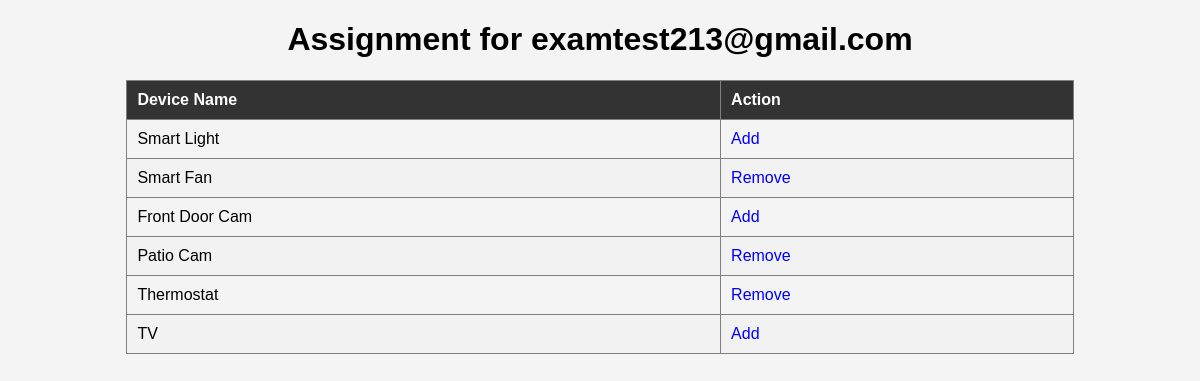
/assignment/1, run on the app's committed database.
### tables this page shows
CREATE TABLE users (
                        id INTEGER PRIMARY KEY AUTOINCREMENT,
                        username TEXT UNIQUE NOT NULL,
                        password TEXT NOT NULL,
                        devices TEXT NULL,
                        role TEXT NOT NULL DEFAULT 'GUEST'
                        );

CREATE TABLE devices (
                        id INTEGER PRIMARY KEY AUTOINCREMENT,
                        name TEXT NOT NULL,
                        description TEXT NOT NULL);

### app.py (the view)
@app.route('/assignment/<int:userid>',methods=['GET'])
def assignment(userid):
    user_name = database.get_user_name(userid)
    devices = database.get_devices_for_user(userid)
    print('------------------')
    return render_template('assignment.html', user_name=[user_name,userid], devices=devices[0],user_devices =  list(map(int,devices[1].split(','))) if len(devices[1]) != 0 else [])

### database.py (called while the page is built)
def get_connection():
    return sqlite3.connect('iot_devices.db')

def get_all_devices():
    conn = get_connection()
    cursor = conn.cursor()
    cursor.execute('SELECT * FROM devices')
    devices = cursor.fetchall()
    conn.close()
    return devices

def get_user_name(userid):
    conn = get_connection()
    cursor = conn.cursor()
    cursor.execute('SELECT username FROM users WHERE id = ?', (userid,))
    user_name = cursor.fetchone()[0]  # Assuming there's only one user with the given ID
    conn.close()
    return user_name

def get_devices_for_user(userid,user_name=''):
    conn = get_connection()
    cursor = conn.cursor()
    if user_name == '':
        cursor.execute('SELECT devices FROM users WHERE id = ?', (userid,))
    else:
        cursor.execute('SELECT devices FROM users WHERE username = ?', (user_name[1],))
    user_devices = cursor.fetchall()
    print(user_devices,'from db get_devices_for_user')
    if len(user_devices) != 0:
        print('user_devices = ',user_devices,user_devices[0])
        user_devices = user_devices[0][0]
    conn.close()
    return [get_all_devices(),user_devices]

### templates/assignment.html (shortened to what this page needs)
<!DOCTYPE html>
<html lang="en">
<head>
    <link rel="stylesheet" type="text/css" href="../static/assignment.css">
</head>
<body>
    <div class="container">
        <h1>Assignment for {{ user_name[0] }}</h1>
        <table border="1">
            <thead>
                <tr>
                    <th>Device Name</th>
                    <th>Action</th>
                </tr>
            </thead>
            <tbody>
                {% for device in devices %}
                    <tr>
                        <td>{{ device[1] }}</td>
                        <td>
                            {% if device[0] not in user_devices %}
                                <a href="/add_device/{{user_name[1]}}/{{ device[0] }}">Add</a>
                            {% else %}
                                <a href="/remove_device/{{user_name[1]}}/{{ device[0] }}">Remove</a>
                            {% endif %}
                        </td>
                    </tr>
                {% endfor %}
            </tbody>
        </table>
    </div>
</body>
</html>

### static/assignment.css (style rules this page uses)
body { font-family: Arial, sans-serif; background-color: #f4f4f4; }
.container { width: 80%; margin: 0 auto; }
h1 { text-align: center; }
table { width: 100%; border-collapse: collapse; margin-top: 20px; }
th, td { padding: 10px; text-align: left; }
thead { background-color: #333; color: #fff; }
tbody tr:nth-child(even) { background-color: #f2f2f2; }
a { text-decoration: none; color: blue; }

### data on the page
users: username "examtest213@gmail.com"
devices: name "Smart Light"
devices: name "Smart Fan"
devices: name "Front Door Cam"
devices: name "Patio Cam"
devices: name "Thermostat"
devices: name "TV"
